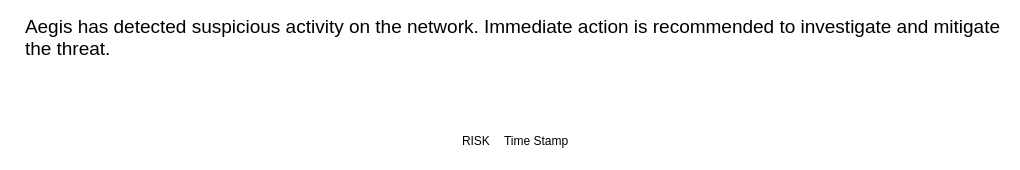
                                      <widget class="QWidget" name="alert_area">
                                       <property name="styleSheet">
                                        <string notr="true">background-color: rgba(255, 255, 255, 0); </string>
                                       </property>
                                       <attribute name="icon">
                                        <iconset>
                                         <normaloff>:/icons-cards/src-page-cartoes/urgencia.png</normaloff>:/icons-cards/src-page-cartoes/urgencia.png</iconset>
                                       </attribute>
                                       <attribute name="title">
                                        <string>Alerts</string>
                                       </attribute>
                                       <widget class="QWidget" name="alert_1" native="true">
                                        <property name="geometry">
                                         <rect>
                                          <x>20</x>
                                          <y>10</y>
                                          <width>991</width>
                                          <height>151</height>
                                         </rect>
                                        </property>
                                        <property name="minimumSize">
                                         <size>
                                          <width>300</width>
                                          <height>100</height>
                                         </size>
                                        </property>
                                        <property name="maximumSize">
                                         <size>
                                          <width>10000</width>
                                          <height>10000</height>
                                         </size>
                                        </property>
                                        <property name="styleSheet">
                                         <string notr="true">background-color: rgba(255, 255, 255, 30); 
border:1px solid rgba(255,255,255,40);</string>
                                        </property>
                                        <layout class="QVBoxLayout" name="verticalLayout_8">
                                         <item>
                                          <widget class="QTextBrowser" name="atlert_message">
                                           <property name="html">
                                            <string>&lt;!DOCTYPE HTML PUBLIC &quot;-//W3C//DTD HTML 4.0//EN&quot; &quot;http://www.w3.org/TR/REC-html40/strict.dtd&quot;&gt;
&lt;html&gt;&lt;head&gt;&lt;meta name=&quot;qrichtext&quot; content=&quot;1&quot; /&gt;&lt;style type=&quot;text/css&quot;&gt;
p, li { white-space: pre-wrap; }
&lt;/style&gt;&lt;/head&gt;&lt;body style=&quot; font-family:'Bahnschrift Light Condensed'; font-size:14pt; font-weight:24; font-style:normal;&quot;&gt;
&lt;p style=&quot; margin-top:0px; margin-bottom:0px; margin-left:0px; margin-right:0px; -qt-block-indent:0; text-indent:0px;&quot;&gt;Aegis has detected suspicious activity on the network. Immediate action is recommended to investigate and mitigate the threat.&lt;/p&gt;&lt;/body&gt;&lt;/html&gt;</string>
                                           </property>
                                          </widget>
                                         </item>
                                         <item>
                                          <widget class="QFrame" name="second_frame">
                                           <property name="frameShape">
                                            <enum>QFrame::StyledPanel</enum>
                                           </property>
                                           <property name="frameShadow">
                                            <enum>QFrame::Raised</enum>
                                           </property>
                                           <layout class="QHBoxLayout" name="horizontalLayout_12">
                                            <item>
                                             <spacer name="horizontalSpacer">
                                              <property name="orientation">
                                               <enum>Qt::Horizontal</enum>
                                              </property>
                                              <property name="sizeHint" stdset="0">
                                               <size>
                                                <width>40</width>
                                                <height>20</height>
                                               </size>
                                              </property>
                                             </spacer>
                                            </item>
                                            <item>
                                             <widget class="QLabel" name="risk_message">
                                              <property name="text">
                                               <string>RISK</string>
                                              </property>
                                             </widget>
                                            </item>
                                            <item>
                                             <widget class="QLabel" name="alert_timestamp">
                                              <property name="text">
                                               <string>Time Stamp</string>
                                              </property>
                                             </widget>
                                            </item>
                                            <item>
                                             <spacer name="horizontalSpacer_2">
                                              <property name="orientation">
                                               <enum>Qt::Horizontal</enum>
                                              </property>
                                              <property name="sizeHint" stdset="0">
                                               <size>
                                                <width>40</width>
                                                <height>20</height>
                                               </size>
                                              </property>
                                             </spacer>
                                            </item>
                                           </layout>
                                          </widget>
                                         </item>
                                        </layout>
                                       </widget>
                                      </widget>
